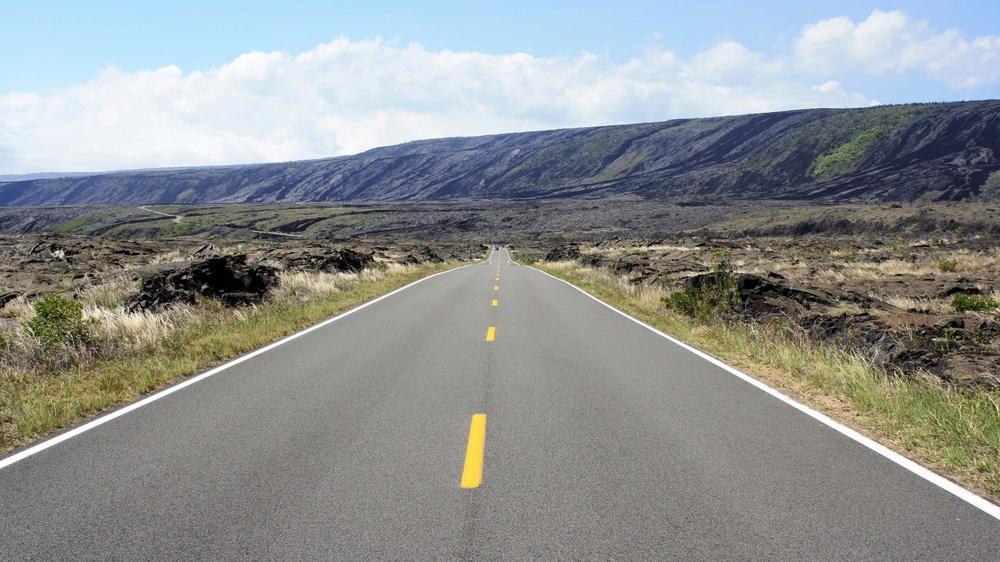
//> input picture cpp_archive/opencv/AutonomousDriving/lane.jpg, 1000 x 562 px, shrunk from 1920 x 1080 before the run
$ ./threshold_example lane.jpg   (built with g++ and OpenCV 4)
//> lines starting //> are read from the running program, lines starting //| are printed output that depends on the picture
/*
 * #+DESCRIPTION: cv::threshold 함수의 사용법을 알기 위한 예제 코드
 * #+DATE:        2018-07-05-목
 * #+AUTHOR:      Edward Im (gyurse@gmail.com)
 */
#include <opencv2/imgcodecs.hpp>
#include <opencv2/opencv.hpp>
#include <opencv2/highgui.hpp>
#include <opencv2/imgproc.hpp>
#include <cstdlib>
#include <cstdio>
#include <iostream>

using namespace cv;
using namespace std;

int threshold_value = 0;
int threshold_type = 3;
int const max_value = 255;
int const max_type = 4;
int const max_BINARY_value = 255;

Mat src, src_gray, dst;

const char* window_name = "Threshold Demo";
const char* trackbar_type = "Type: \n 0: Binary \n 1: Binary Inverted \n 2: Truncate \n 3: To Zero \n 4: To Zero Inverted";
const char* trackbar_value = "Value";

void Threshold_Demo( int, void* );

int main(int, char** argv) {
  src = imread( argv[1], 1 );
//> src is the input picture: 562 rows x 1000 cols, CV_8UC3; mean B, G, R 145.7, 145.6, 142.2
  cvtColor( src, src_gray, COLOR_RGB2GRAY );
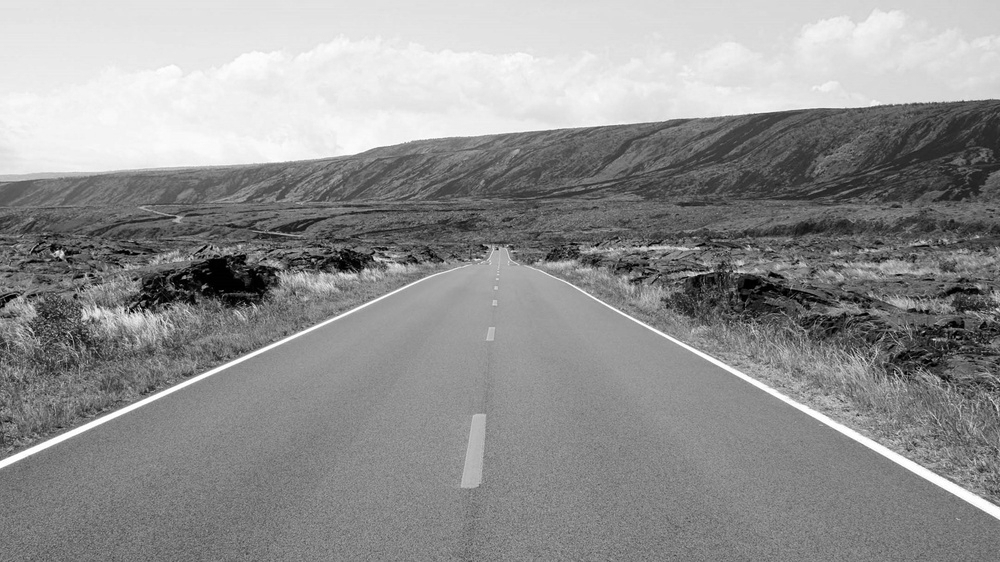
//> src_gray: 562 rows x 1000 cols, CV_8UC1; min 0, max 255, mean 145.3
  namedWindow( window_name, WINDOW_AUTOSIZE );
  createTrackbar( trackbar_type,
                  window_name, &threshold_type,
                  max_type, Threshold_Demo );
  createTrackbar( trackbar_value,
                  window_name, &threshold_value,
                  max_value, Threshold_Demo );
//> slider 'Value' is set to 85
  Threshold_Demo( 0, 0 );
//> in Threshold_Demo, `threshold( src_gray, dst, threshold_value, max_BINARY_value,threshold_..`:
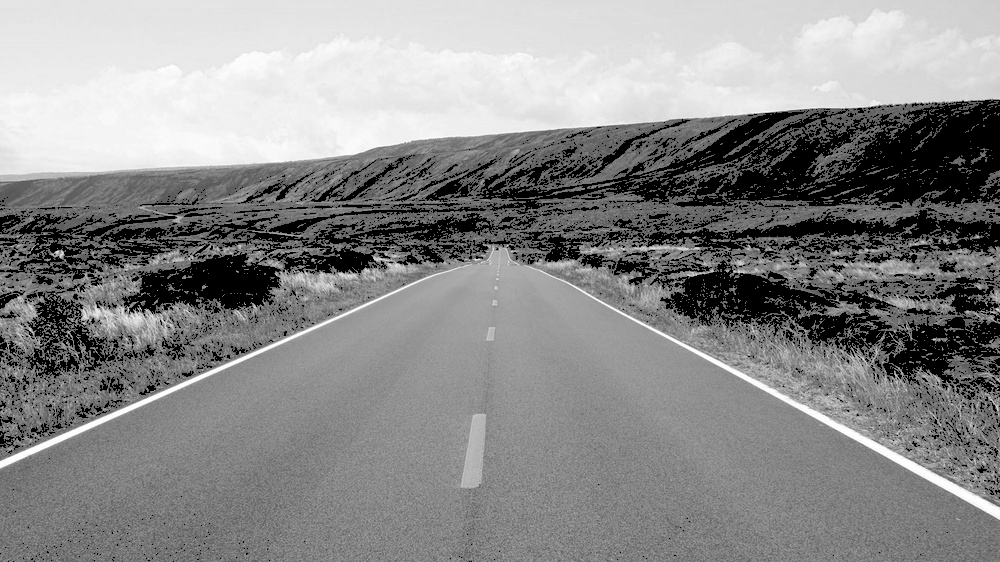
//> dst: 562 rows x 1000 cols, CV_8UC1; min 0, max 255, mean 137.2

  for(;;) {
      int c;
      c = waitKey(20);
//> the Esc key is pressed
      if((char)c == 27)
        break;
  }
}
void Threshold_Demo(int, void*)
{
  /* 0: Binary
     1: Binary Inverted
     2: Threshold Truncated
     3: Threshold to Zero
     4: Threshold to Zero Inverted
   */
  threshold( src_gray, dst, threshold_value, max_BINARY_value,threshold_type );
  imshow( window_name, dst );
}
